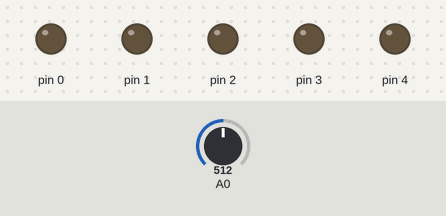
This sketch was run on a simulated Arduino Uno, built with avr-gcc and run on an emulated ATmega328P. On the bench: output pins drawn as LEDs (lit = HIGH). The test bench sets the inputs (shaded band); at power-on: A0 = 512.

Above: at 1.2 s.
1.3 s: A0 set to 889
2.8 s: A0 set to 910
At 4.0 s:
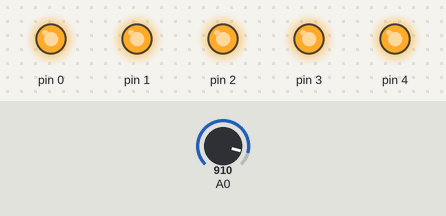
4.3 s: A0 set to 900
At 5.2 s:
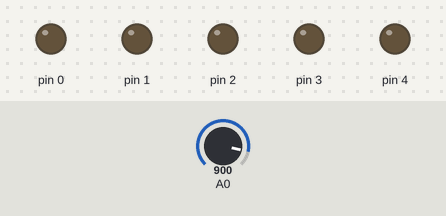
5.8 s: A0 set to 1023
At 6.3 s:
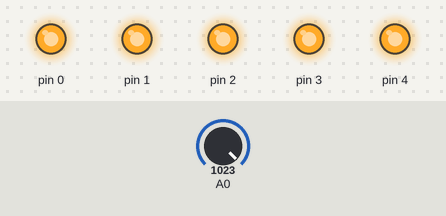
Timing chart, 0 to 8.3 s (numbered marks = the images above; inputs shaded):
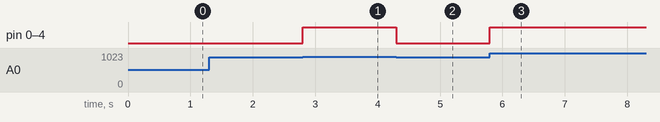

Measured:
- the behaviour switches between 900 and 901 on A0 (found by bisection; images 0 and 1)
- after the input at 1.3 s, every drawn part: stays the same
- after the input at 2.8 s, pin 0–4: LOW → HIGH at once
- after the input at 4.3 s, pin 0–4: HIGH → LOW at once
- after the input at 5.8 s, pin 0–4: LOW → HIGH at once

The sketch:

foto_resistor_diodes.ino
```cpp
const int diodeLastIndex = 4;
boolean debug = false;

void setup() {
  if (debug) {
    Serial.begin(9600);
    while (!Serial);
  }
  pinMode(A0, INPUT);
  for (int i = 0; i <= diodeLastIndex; i++) {
    pinMode(i, OUTPUT);
  }

}

void loop() {
  int value;
  int light = analogRead(A0);
  if (debug) {
    Serial.println(light);
    delay(1000);
  }

  if (light > 900) {
    value = 1;
  } else {
    value = 0;
  }

  for (int i = 0; i <= diodeLastIndex; i++) {
    digitalWrite(i, value);
  }
}
```
